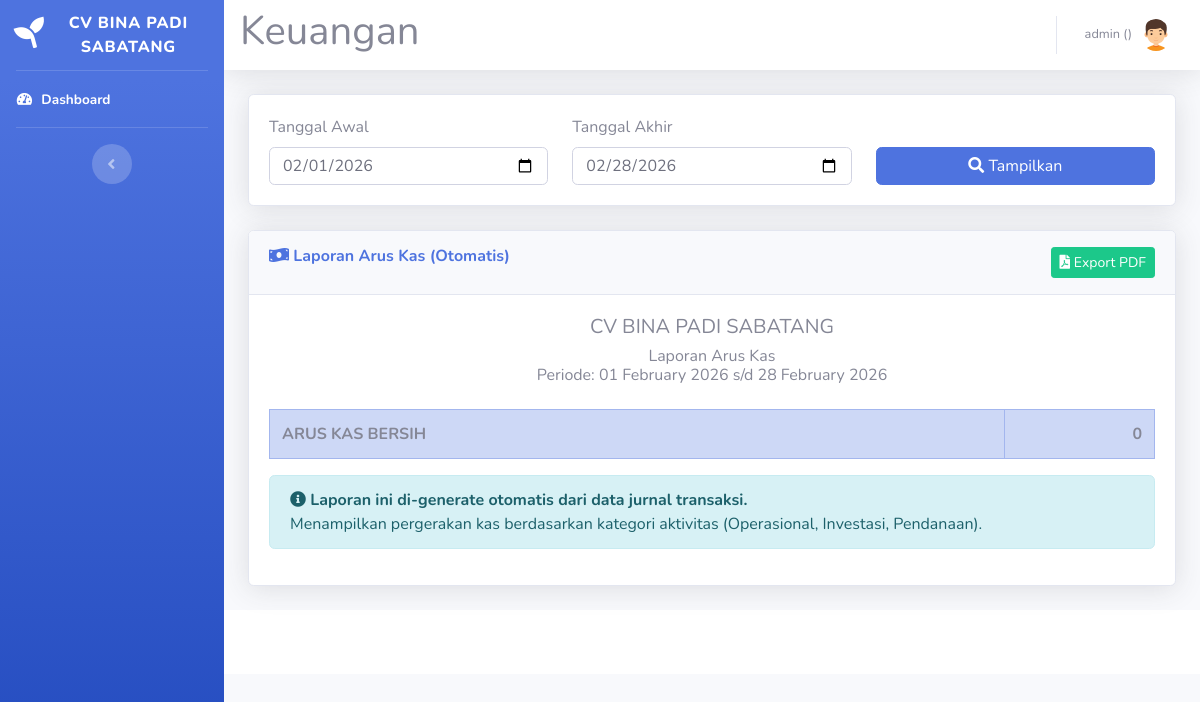
The page /arus-kas-auto.php (signed in) on the database as committed earlier.
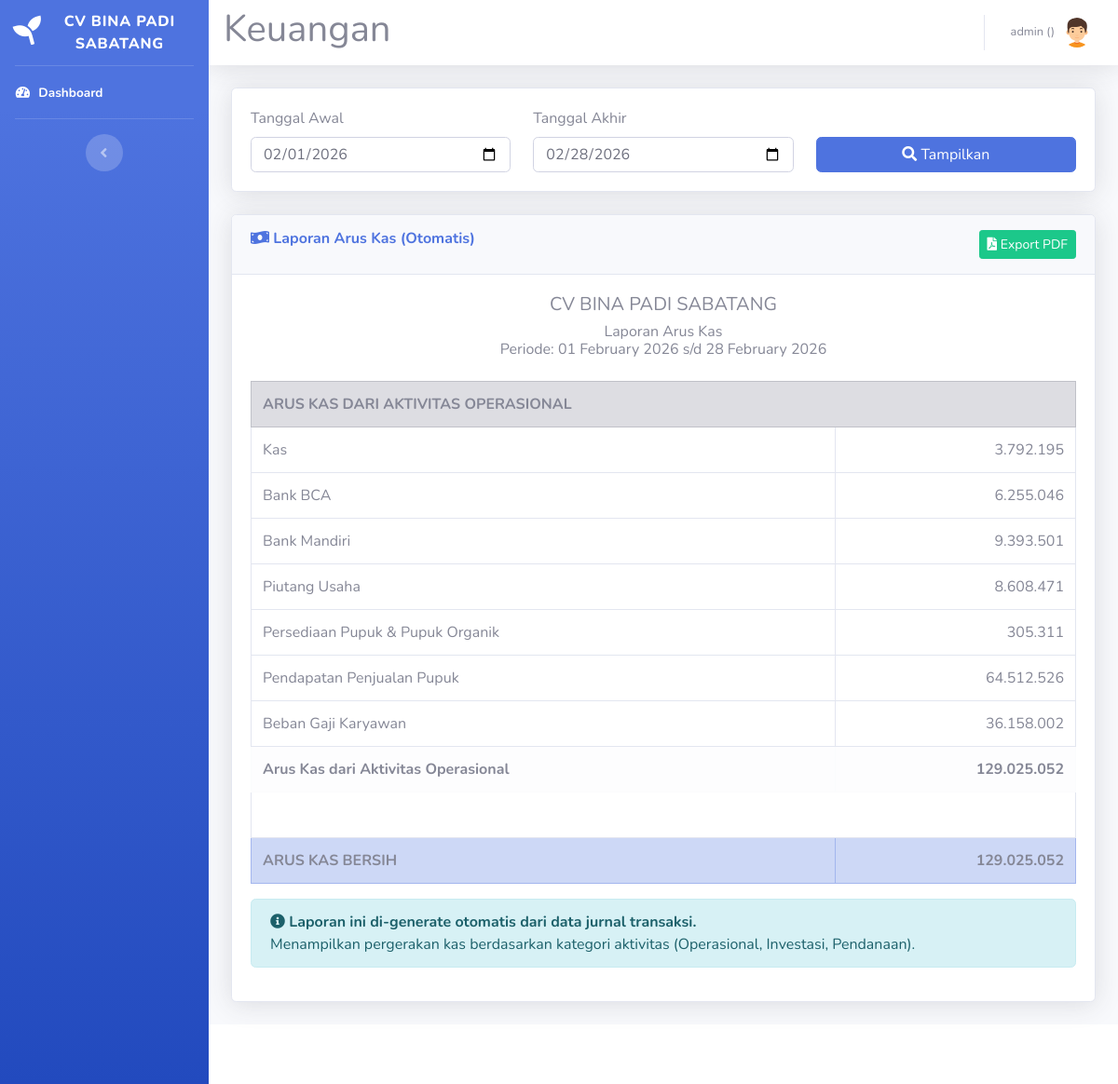
The same page on the database as committed later.
### tables this page shows
CREATE TABLE `chart_of_accounts` (
  `id_akun` int(11) NOT NULL,
  `nomor_akun` varchar(20) NOT NULL,
  `nama_akun` varchar(100) NOT NULL,
  `jenis_akun` enum('Asset','Kewajiban','Ekuitas','Pendapatan','Beban') NOT NULL,
  `saldo_normal` enum('Debit','Kredit') NOT NULL,
  `kategori_arus_kas` varchar(20) DEFAULT NULL COMMENT 'Operasional/Investasi/Pendanaan',
  `is_active` tinyint(1) DEFAULT 1,
  `created_at` timestamp NOT NULL DEFAULT current_timestamp()
);

### arus-kas-auto.php (the view, shortened to what this page needs)
<?php
require_once 'includes/functions-jurnal.php';
?>
<!DOCTYPE html>
<html lang="en">
<head>
    <link href="vendor/fontawesome-free/css/all.min.css" rel="stylesheet">
    <link href="css/sb-admin-2.min.css" rel="stylesheet">
</head>
<body>
    <?php require('sidebar.php'); require('navbar.php');
    $tanggal_awal = isset($_GET['tanggal_awal']) ? $_GET['tanggal_awal'] : date('Y-m-01');
    $tanggal_akhir = isset($_GET['tanggal_akhir']) ? $_GET['tanggal_akhir'] : date('Y-m-t');
    $sql = "SELECT
                ca.id_akun,
                ca.nomor_akun,
                ca.nama_akun,
                ca.kategori_arus_kas,
                ca.jenis_akun,
                ca.saldo_normal,
                COALESCE(SUM(
                    CASE WHEN ca.saldo_normal = 'Debit' THEN jl.debit - jl.kredit ELSE jl.kredit - jl.debit END
                ), 0) AS jumlah
            FROM chart_of_accounts ca
            LEFT JOIN journal_lines jl ON ca.id_akun = jl.id_akun
            LEFT JOIN journal_entries je ON jl.id_jurnal = je.id_jurnal
                AND je.tanggal BETWEEN '$tanggal_awal' AND '$tanggal_akhir'
            WHERE ca.kategori_arus_kas IN ('Operasional', 'Investasi', 'Pendanaan')
            GROUP BY ca.id_akun, ca.kategori_arus_kas
            HAVING jumlah != 0
            ORDER BY ca.kategori_arus_kas, ca.nomor_akun";
    $result = mysqli_query($koneksi, $sql);
    $arus_kas = [
        'Operasional' => ['items' => [], 'total' => 0],
        'Investasi' => ['items' => [], 'total' => 0],
        'Pendanaan' => ['items' => [], 'total' => 0]
    ];
    while ($row = mysqli_fetch_assoc($result)) {
        $kategori = $row['kategori_arus_kas'];
        $arus_kas[$kategori]['items'][] = $row;
        $arus_kas[$kategori]['total'] += $row['jumlah'];
    }
    $total_arus_kas_bersih = $arus_kas['Operasional']['total'] + $arus_kas['Investasi']['total'] + $arus_kas['Pendanaan']['total'];
    ?>
    <div id="content">
        <div class="container-fluid">
            <div class="card shadow mb-4">
                <div class="card-body">
                    <form method="GET">
                        <div class="row">
                            <div class="col-md-4">
                                <label>Tanggal Awal</label>
                                <input type="date" name="tanggal_awal" class="form-control" value="<?php echo $tanggal_awal; ?>" required>
                            </div>
                            <div class="col-md-4">
                                <label>Tanggal Akhir</label>
                                <input type="date" name="tanggal_akhir" class="form-control" value="<?php echo $tanggal_akhir; ?>" required>
                            </div>
                            <div class="col-md-4">
                                <label>&nbsp;</label>
                                <button type="submit" class="btn btn-primary btn-block"><i class="fas fa-search"></i> Tampilkan</button>
                            </div>
                        </div>
                    </form>
                </div>
            </div>
            <div class="card shadow mb-4">
                <div class="card-header py-3 d-flex justify-content-between">
                    <h6 class="m-0 font-weight-bold text-primary"><i class="fas fa-money-bill-wave"></i> Laporan Arus Kas (Otomatis)</h6>
                    <a href="export-arus-kas-auto.php?tanggal_awal=<?php echo $tanggal_awal; ?>&tanggal_akhir=<?php echo $tanggal_akhir; ?>" class="btn btn-success btn-sm" target="_blank"><i class="fas fa-file-pdf"></i> Export PDF</a>
                </div>
                <div class="card-body">
                    <h5 class="text-center mb-2">CV BINA PADI SABATANG</h5>
                    <h6 class="text-center mb-4">Laporan Arus Kas<br>Periode: <?php echo date('d F Y', strtotime($tanggal_awal)); ?> s/d <?php echo date('d F Y', strtotime($tanggal_akhir)); ?></h6>
                    <table class="table table-bordered">
                        <?php foreach ($arus_kas as $kategori => $data): ?>
                            <?php if (empty($data['items'])) continue; ?>
                            <tr class="table-secondary">
                                <th colspan="2">ARUS KAS DARI AKTIVITAS <?php echo strtoupper($kategori); ?></th>
                            </tr>
                            <?php foreach ($data['items'] as $item): ?>
                                <tr>
                                    <td><?php echo $item['nama_akun']; ?></td>
                                    <td class="text-right"><?php echo number_format($item['jumlah'], 0, ',', '.'); ?></td>
                                </tr>
                            <?php endforeach; ?>
                            <tr class="table-light">
                                <td><strong>Arus Kas dari Aktivitas <?php echo $kategori; ?></strong></td>
                                <td class="text-right"><strong><?php echo number_format($data['total'], 0, ',', '.'); ?></strong></td>
                            </tr>
                            <tr><td colspan="2">&nbsp;</td></tr>
                        <?php endforeach; ?>
                        <tr class="table-primary">
                            <td><strong>ARUS KAS BERSIH</strong></td>
                            <td class="text-right"><strong><?php echo number_format($total_arus_kas_bersih, 0, ',', '.'); ?></strong></td>
                        </tr>
                    </table>
                    <div class="alert alert-info">
                        <i class="fas fa-info-circle"></i>
                        <strong>Laporan ini di-generate otomatis dari data jurnal transaksi.</strong><br>
                        Menampilkan pergerakan kas berdasarkan kategori aktivitas (Operasional, Investasi, Pendanaan).
                    </div>
                </div>
            </div>
        </div>
        <?php require 'footer.php'; ?>
    </div>
</body>
</html>

### sidebar.php (shortened to what this page needs)
<div id="wrapper">
    <ul class="navbar-nav bg-gradient-primary sidebar sidebar-dark accordion" id="accordionSidebar">
        <a class="sidebar-brand d-flex align-items-center justify-content-center" href="index.php">
            <div class="sidebar-brand-icon rotate-n-15">
                <i class="fas fa-seedling"></i>
            </div>
            <div class="sidebar-brand-text mx-3">CV Bina Padi Sabatang</div>
        </a>
        <hr class="sidebar-divider my-0">
        <li class="nav-item active">
            <a class="nav-link" href="index.php">
                <i class="fas fa-fw fa-tachometer-alt"></i>
                <span>Dashboard</span></a>
        </li>
        <hr class="sidebar-divider d-none d-md-block">
        <div class="text-center d-none d-md-inline">
            <button class="rounded-circle border-0" id="sidebarToggle"></button>
        </div>
    </ul>
    <div id="content-wrapper" class="d-flex flex-column">

### navbar.php (shortened to what this page needs)
        <nav class="navbar navbar-expand navbar-light bg-white topbar mb-4 static-top shadow">
		<h1>Keuangan</h1>
<?php require 'user.php'; ?>
        </nav>

### user.php (shortened to what this page needs)
<ul class="navbar-nav ml-auto">
  <li class="nav-item dropdown no-arrow">
    <a class="nav-link dropdown-toggle" href="#" id="userDropdown" role="button" data-toggle="dropdown" aria-haspopup="true" aria-expanded="false">
      <span class="mr-2 d-none d-lg-inline text-gray-600 small"><?=$_SESSION['nama']?> (<?=ucfirst($_SESSION['level'])?>)</span>
      <img class="img-profile rounded-circle" src="img/boy(2).png">
    </a>
  </li>
</ul>

### footer.php (shortened to what this page needs)
<footer class="sticky-footer bg-white">
</footer>

Rows that differ between the two databases and show on the page:
added chart_of_accounts: kategori_arus_kas "OPERASIONAL", nama_akun "Beban Gaji Karyawan", jumlah "36.158.002", kategori_arus_kas "Operasional", total "129.025.052"
added chart_of_accounts: nama_akun "Kas", jumlah "3.792.195", shown under "OPERASIONAL"
added chart_of_accounts: nama_akun "Bank BCA", jumlah "6.255.046", shown under "OPERASIONAL"
added chart_of_accounts: nama_akun "Bank Mandiri", jumlah "9.393.501", shown under "OPERASIONAL"
added chart_of_accounts: nama_akun "Piutang Usaha", jumlah "8.608.471", shown under "OPERASIONAL"
added chart_of_accounts: nama_akun "Persediaan Pupuk & Pupuk Organik", jumlah "305.311", shown under "OPERASIONAL"
added chart_of_accounts: nama_akun "Pendapatan Penjualan Pupuk", jumlah "64.512.526", shown under "OPERASIONAL"
Other text that changed with them:
$total_arus_kas_bersih: "0" → "129.025.052"
